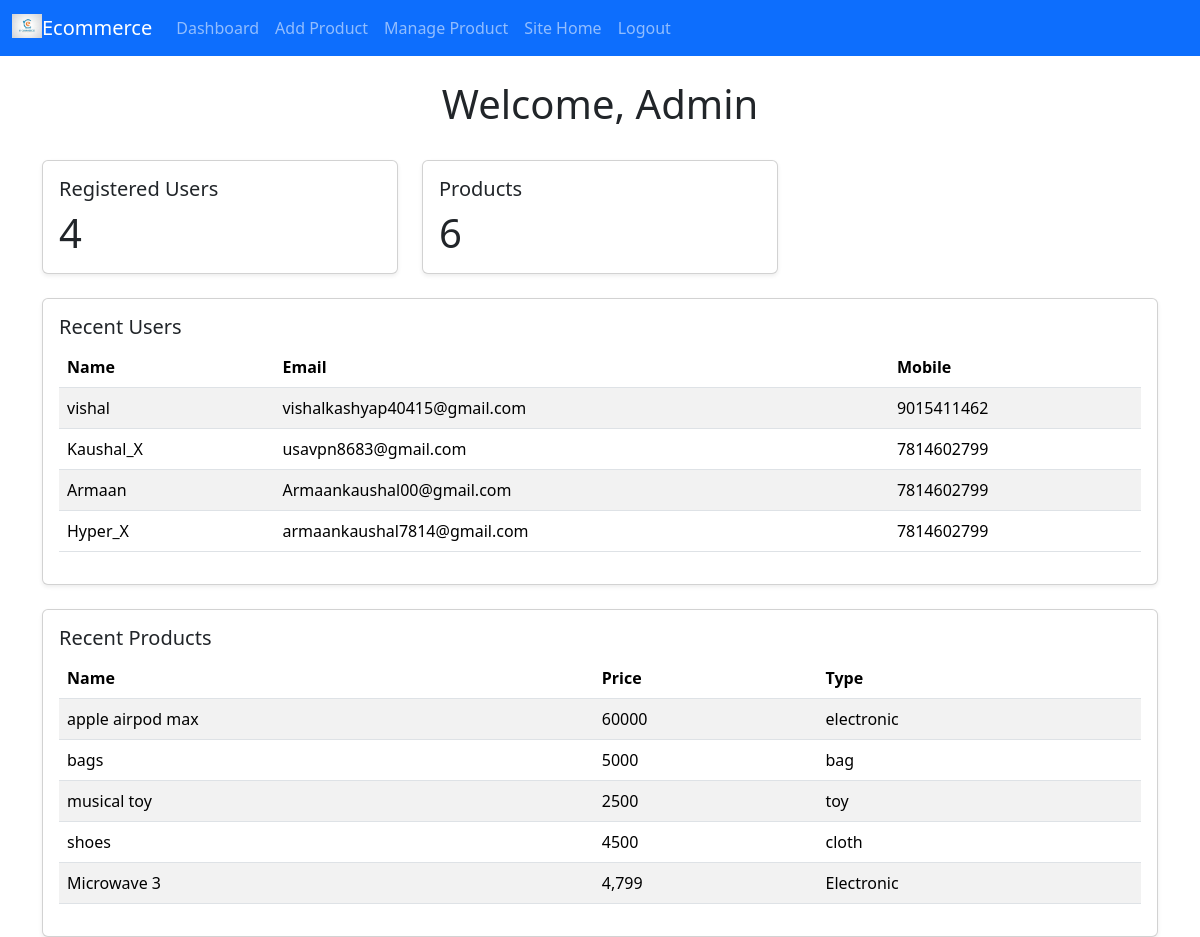
Page /admin-app/dashboard/ (signed in) on the committed database.
### admindashboard/models.py (models this page shows, shortened)
class admin_user(models.Model):
    name = models.CharField(max_length=225)
    email = models.EmailField(unique=True)
    password = models.CharField(max_length=225)

class product(models.Model):
    pname = models.CharField(max_length=225)
    pprice = models.CharField(max_length=225)
    pdescription = models.TextField()
    pphoto = models.ImageField(upload_to='product_photo/')
    ptype = models.CharField(max_length=225)

### userdashboard/models.py (models this page shows, shortened)
class signup(models.Model):
    username = models.CharField(max_length=100)
    email = models.EmailField()
    password = models.CharField(max_length=100)
    mobile_number = models.BigIntegerField()
    profile_image = models.ImageField(upload_to='profile_images/', )
    address = models.TextField(max_length=255)

### admindashboard/views.py (the view)
# urls.py: path('dashboard/', views.admin_dash, name='admin_dashboard'),
def admin_dash(request):
    current_admin = _get_logged_in_admin(request)
    if current_admin is None:
        messages.error(request, 'Please login first.')
        return redirect('admin_login')
    users = signup.objects.order_by('-id')
    products = product.objects.order_by('-id')
    context = {
        'admin_name': current_admin.name,
        'total_users': users.count(),
        'total_products': products.count(),
        'recent_users': users[:5],
        'recent_products': products[:5],
    }
    return render(request, 'admin_dashboard.html', context)

### admindashboard/views.py (called while the page is built)
def _get_logged_in_admin(request):
    admin_id = request.session.get('admin_id')
    admin_email = request.session.get('admin_email')
    if not admin_id or not admin_email:
        return None
    try:
        return admin_user.objects.get(id=admin_id, email=admin_email)
    except admin_user.DoesNotExist:
        request.session.pop('admin_id', None)
        request.session.pop('admin_email', None)
        request.session.pop('admin_name', None)
        return None

### Ecommerce/admindashboard/templates/admin_dashboard.html (shortened to what this page needs)
{% extends "admin_main.html" %}
{% block content %}
<div class="row g-4">
    <div class="col-12">
        <h1 class="text-center">Welcome, {{ admin_name }}</h1>
    </div>
    <div class="col-md-4">
        <div class="card shadow-sm">
            <div class="card-body">
                <h5 class="card-title">Registered Users</h5>
                <p class="display-6 mb-0">{{ total_users }}</p>
            </div>
        </div>
    </div>
    <div class="col-md-4">
        <div class="card shadow-sm">
            <div class="card-body">
                <h5 class="card-title">Products</h5>
                <p class="display-6 mb-0">{{ total_products }}</p>
            </div>
        </div>
    </div>
    <div class="col-12">
        <div class="card shadow-sm">
            <div class="card-body">
                <h5 class="card-title">Recent Users</h5>
                <div class="table-responsive">
                    <table class="table table-striped">
                        <thead>
                            <tr>
                                <th>Name</th>
                                <th>Email</th>
                                <th>Mobile</th>
                            </tr>
                        </thead>
                        <tbody>
                            {% for user in recent_users %}
                            <tr>
                                <td>{{ user.username }}</td>
                                <td>{{ user.email }}</td>
                                <td>{{ user.mobile_number }}</td>
                            </tr>
                            {% empty %}
                            <tr>
                                <td colspan="3" class="text-center">No users found.</td>
                            </tr>
                            {% endfor %}
                        </tbody>
                    </table>
                </div>
            </div>
        </div>
    </div>
    <div class="col-12">
        <div class="card shadow-sm">
            <div class="card-body">
                <h5 class="card-title">Recent Products</h5>
                <div class="table-responsive">
                    <table class="table table-striped">
                        <thead>
                            <tr>
                                <th>Name</th>
                                <th>Price</th>
                                <th>Type</th>
                            </tr>
                        </thead>
                        <tbody>
                            {% for item in recent_products %}
                            <tr>
                                <td>{{ item.pname }}</td>
                                <td>{{ item.pprice }}</td>
                                <td>{{ item.ptype }}</td>
                            </tr>
                            {% empty %}
                            <tr>
                                <td colspan="3" class="text-center">No products found.</td>
                            </tr>
                            {% endfor %}
                        </tbody>
                    </table>
                </div>
            </div>
        </div>
    </div>
</div>
{% endblock %}

### rows in the picture
admin_user: name "Admin"
signup: username "vishal", email "vishalkashyap40415@gmail.com", mobile_number "9015411462"
signup: username "Kaushal_X", email "usavpn8683@gmail.com", mobile_number "7814602799"
signup: username "Armaan", email "Armaankaushal00@gmail.com", mobile_number "7814602799"
signup: username "Hyper_X", email "armaankaushal7814@gmail.com", mobile_number "7814602799"
product: pname "apple airpod max", pprice "60000", ptype "electronic"
product: pname "bags", pprice "5000", ptype "bag"
product: pname "musical toy", pprice "2500", ptype "toy"
product: pname "shoes", pprice "4500", ptype "cloth"
product: pname "Microwave 3", pprice "4,799", ptype "Electronic"

### other values in the picture
{{ total_users }} "4"
{{ total_products }} "6"
